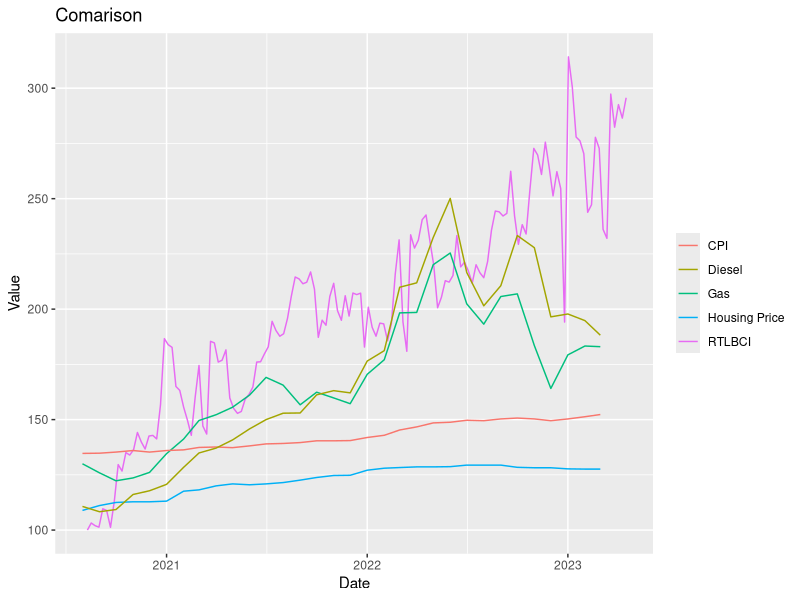
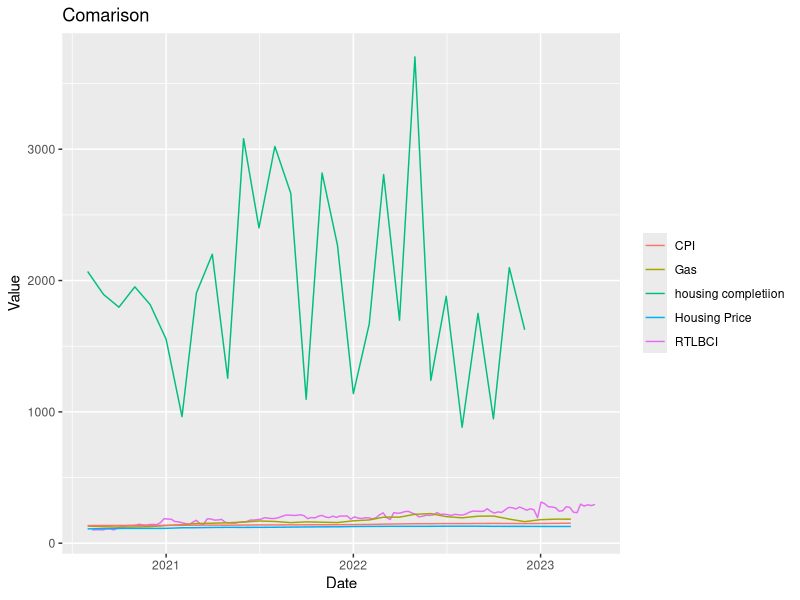

Generate these figures, in order, with R:
## ---- chunk 1
library(tidyverse)
## ---- chunk 2
# Read in data: row: city, column: date

#getwd()
#setwd('DATA 599 Capstone/RT-LBCI')

data <- read_csv('RTLBCI/RTLBCI_Cleaned_To_2023-04-28.csv')

date_cols <- colnames(data)[2:ncol(data)] # Get the column names of the date columns
data[date_cols] <- lapply(data[date_cols], as.character) # Convert all date columns to character

data_long <- data %>%
  pivot_longer(cols = -1,   # Select all columns except the first one
               names_to = "Date",   # Name the new 'Date' column
               values_to = "Value") # Name the new 'Value' column

data_wide <- data_long %>%

  # Fill the new city columns with the 'Value' column
  pivot_wider(names_from = City_Provience,
              values_from = Value)

# Adjust the format according to your date format
data_wide$Date <- as.Date(data_wide$Date, format = "%B %d, %Y")

data_wide <- data_wide %>%
  mutate_at(vars(-1), as.numeric)

# write_csv(data_wide, "RTLBCI_reshaped_data.csv")

# Rename data_wide to data
data <- data_wide

data
## ---- chunk 3

## ---- chunk 4
# DATA: row: date, column: city

# read in data
df <- read_csv('RTLBCI/RTLBCI_row_date.csv')

df$Geography <- as.Date(df$Geography, format = "%d-%b-%y")

# Rename Geography to Date
colnames(df)[1] <- "Date"

df
## ---- chunk 5
# Gas retail prices

# read in data
df_gas <- read_csv('other_datasets/gas_retail_price.csv')
df_gas$Geography <- paste0("01-", df_gas$Geography)
df_gas$Geography <- as.Date(df_gas$Geography, format = "%d-%b-%y")
colnames(df_gas)[1] <- "Date"


df_gas
## ---- chunk 6
# Diesel retail prices

# read in data
df_diesel <- read_csv('other_datasets/diesel_retail_price.csv')
df_diesel$Geography <- paste0("01-", df_diesel$Geography)
df_diesel$Geography <- as.Date(df_diesel$Geography, format = "%d-%b-%y")
colnames(df_diesel)[1] <- "Date"
## ---- chunk 7
# CPI all items

# read in data
df_cpi <- read_csv('other_datasets/CPI_all_items.csv')
df_cpi$Geography <- paste0("01-", df_cpi$Geography)
df_cpi$Geography <- as.Date(df_cpi$Geography, format = "%d-%b-%y")
colnames(df_cpi)[1] <- "Date"

df_cpi <- df_cpi %>%
  mutate_at(vars(-1), as.numeric)

df_cpi <- na.omit(df_cpi)
df_cpi
## ---- chunk 8
# Housing completions

# read in data
df_housing <- read_csv('other_datasets/housing_completion_van.csv')
df_housing$`Type of unit` <- paste0("01-", df_housing$`Type of unit`)
df_housing$`Type of unit` <- as.Date(df_housing$`Type of unit`, format = "%d-%b-%y")
colnames(df_housing)[1] <- "Date"

df_housing
## ---- chunk 9
# New housing price index

# read in data
df_housing_price <- read_csv('other_datasets/New housing price index_van.csv')

df_housing_price$`New housing price indexes` <- paste0("01-", df_housing_price$`New housing price indexes`)
df_housing_price$`New housing price indexes` <- as.Date(df_housing_price$`New housing price indexes`, format = "%d-%b-%y")
colnames(df_housing_price)[1] <- "Date"

df_housing_price <- na.omit(df_housing_price)
df_housing_price

## ---- chunk 10
# Visualize the data

# RTLBCI
#colnames(data)

# Rename the column names
#colnames(data)
colnames(data)[30] <- "Vancouver"

#colnames(df_gas)
colnames(df_gas)[17] <- "Vancouver"

#colnames(df_cpi)
colnames(df_cpi)[13] <- "Vancouver"

#colnames(df_housing)
colnames(df_housing)[2] <- "Vancouver"

#colnames(df_housing_price)
colnames(df_housing_price)[2] <- "Vancouver"

#colnames(df_diesel)
colnames(df_diesel)[17] <- "Vancouver"



ggplot() +
  geom_line(data = data, aes(x = Date, y = Vancouver, color = "RTLBCI")) +
  geom_line(data = df_gas, aes(x = Date, y = Vancouver, color = "Gas")) +
  geom_line(data = df_cpi, aes(x = Date, y = Vancouver, color = "CPI")) +
  geom_line(data = df_housing_price, aes(x = Date, y = Vancouver, color = "Housing Price")) +
    geom_line(data = df_diesel, aes(x = Date, y = Vancouver, color = "Diesel")) +
  labs(title = "Comarison",
       x = "Date",
       y = "Value") +
  theme(legend.title = element_blank())



ggplot() +
  geom_line(data = data, aes(x = Date, y = Vancouver, color = "RTLBCI")) +
  geom_line(data = df_gas, aes(x = Date, y = Vancouver, color = "Gas")) +
  geom_line(data = df_cpi, aes(x = Date, y = Vancouver, color = "CPI")) +
  geom_line(data = df_housing_price, aes(x = Date, y = Vancouver, color = "Housing Price")) +
  geom_line(data = df_housing, aes(x = Date, y = Vancouver, color = "housing completiion")) +
  labs(title = "Comarison",
       x = "Date",
       y = "Value") +
  theme(legend.title = element_blank())
## ---- chunk 11
write_csv(df_gas, "regular_gasoline_retail_price.csv")
write_csv(df_diesel, "diesel_retail_price.csv")
